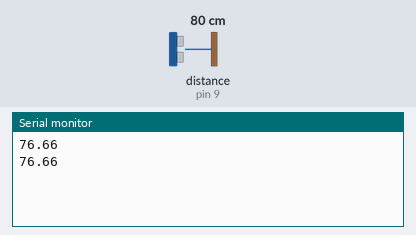
The sketch below on a simulated Arduino Uno, built with avr-gcc and run on an emulated ATmega328P. On the bench: the last lines printed to the serial monitor. Wiring (inferred from the names in the program): ultrasonic range finder: trigger pin 10; echo pin 9. Inputs (shaded band) come from the test bench; at power-on: distance to the obstacle (sensor on pin 9) 80 cm. The echo pulse lasts 58.3 µs per cm.

Above: at 1.8 s.
1.9 s: distance to the obstacle (sensor on pin 9) set to 2 cm
At 2.8 s:
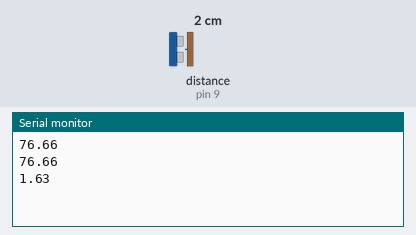
3.4 s: distance to the obstacle (sensor on pin 9) set to 4 cm
At 4.8 s:
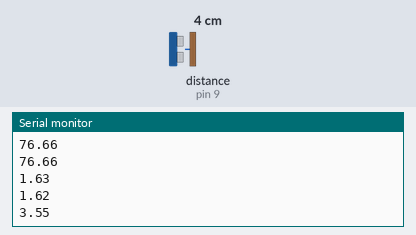
Timing chart, 0 to 6.4 s (numbered marks = the images above; inputs shaded):
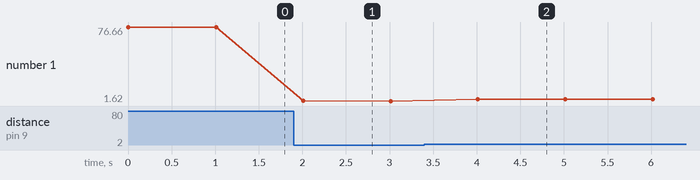

The sketch:

Ultrasonic_sensor.ino
```cpp
int trigpin=10;
int echopin=9;
int traveltime;
void setup() {
  // put your setup code here, to run once:
pinMode(trigpin,OUTPUT);
pinMode(echopin,INPUT);
Serial.begin(9600);
}

void loop() {
  // put your main code here, to run repeatedly:
digitalWrite(trigpin,LOW);
delayMicroseconds(10);
digitalWrite(trigpin,HIGH);
delayMicroseconds(10);
digitalWrite(trigpin,LOW);
traveltime=pulseIn(echopin,HIGH);  //measure the time in microseconds for the time interval for which the echopin was high.
Serial.println(traveltime*0.0165); //converting the microseconds into seconds, hence a factor of 10^-6 came and converting distance from m into cm hence we need to multiply 10^2 and dividing by 2 as the waves have travelled twice the distance.
delay(1000);                      //taking speed of sound to be 330m/s.
}
```

Measured:
- after the input at 1.9 s, the serial monitor: prints a new line after 0.11 s (image 1)
- after the input at 3.4 s, the serial monitor: prints a new line after 0.61 s (image 2)
- plotted number 1: 76.66 → 1.62 after the input at 1.9 s, 1.62 → 3.55 after the input at 3.4 s
